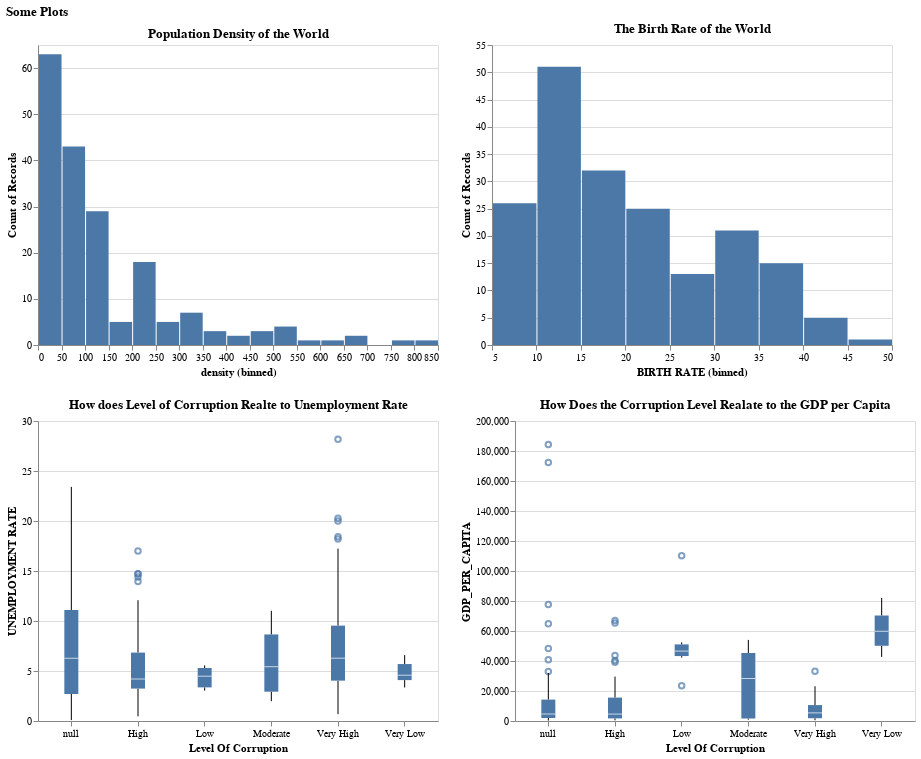

This figure's notebook cell:
### Code cell
alt.vconcat(
    alt.hconcat(density_hist.properties(width=400, height=300), 
                birth_rate_hist.properties(width=400, height=300)),
    alt.hconcat(
        corruptionvsunemployment_plot.properties(width=400, height=300),
        gdp_plot.properties(width=400, height=300)  # Set width and height as needed
    ),
    title='Some Plots'
).resolve_legend(
    color='independent'
).configure_axis(
    labelAngle=0
)

### Figure 1 — Vega-Lite specification as saved in the notebook (floating-point values rounded to 4 significant figures; data arrays with more than 128 entries replaced by an {"elided": "..."} marker saying what was removed)
{"config": {"view": {"continuousWidth": 300, "continuousHeight": 300}, "axis": {"labelAngle": 0}}, "vconcat": [{"hconcat": [{"mark": {"type": "bar"}, "encoding": {"x": {"bin": {"maxbins": 20}, "field": "density", "type": "quantitative"}, "y": {"aggregate": "count", "type": "quantitative"}}, "height": 300, "title": "Population Density of the World", "width": 400}, {"mark": {"type": "bar"}, "encoding": {"x": {"bin": {"maxbins": 12}, "field": "BIRTH RATE", "type": "quantitative"}, "y": {"aggregate": "count", "type": "quantitative"}}, "height": 300, "title": "The Birth Rate of the World", "width": 400}]}, {"hconcat": [{"mark": {"type": "boxplot"}, "encoding": {"x": {"field": "Level Of Corruption", "type": "nominal"}, "y": {"field": "UNEMPLOYMENT RATE", "type": "quantitative"}}, "height": 300, "title": "How does Level of Corruption Realte to Unemployment Rate", "width": 400}, {"mark": {"type": "boxplot"}, "encoding": {"x": {"field": "Level Of Corruption", "type": "nominal"}, "y": {"field": "GDP_PER_CAPITA", "type": "quantitative"}}, "height": 300, "title": "How Does the Corruption Level Realate to the GDP per Capita", "width": 400}]}], "data": {"name": "data-262f40a53c343d2d2614cd95f6703c32"}, "resolve": {"legend": {"color": "independent"}}, "title": "Some Plots", "$schema": "https://vega.github.io/schema/vega-lite/v5.8.0.json", "datasets": {"data-262f40a53c343d2d2614cd95f6703c32": {"elided": "195 records"}}}
